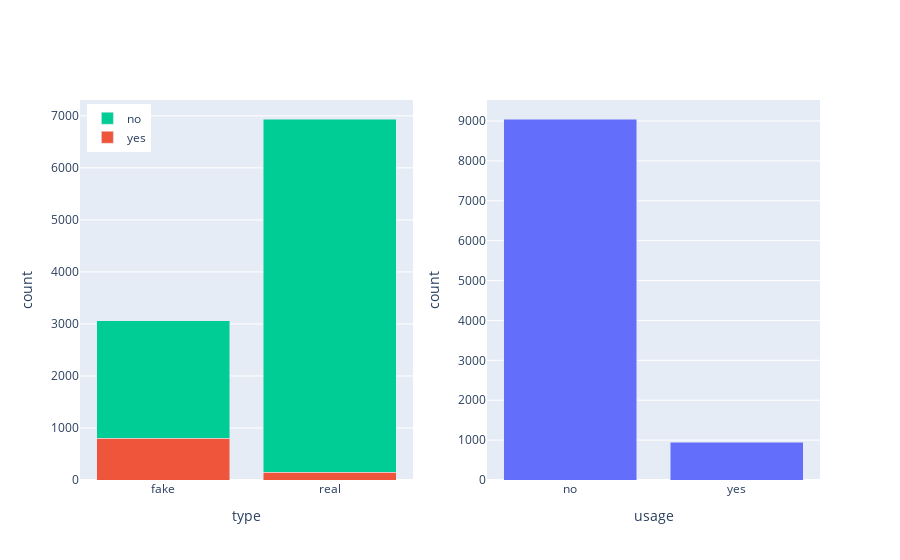

Write notebook code for a chart like this one.
### Markdown cell above
<img src="images/ch2_bar_plot_fake_real_excl.png" width=300 />

### Code cell
fig = make_subplots(rows=1, cols=2)

fig.add_trace(
    go.Bar(x=article_sim.Total[:2].rename({False:"no", True: "yes"}).index, y=article_sim.Total[:2], showlegend=False),
    row=1, col=2
)
fig.add_trace(
    go.Bar(name='yes', x=article_sim.T[:2].drop(columns=["Total"]).index, y=article_sim.T[:2].drop(columns=["Total"])[True]),
    row=1, col=1
)
fig.add_trace(
    go.Bar(name='no', x=article_sim.T[:2].drop(columns=["Total"]).index, y=article_sim.T[:2].drop(columns=["Total"])[False]),
    row=1, col=1
)

fig.update_xaxes(title_text="type", row=1, col=1)
fig.update_xaxes(title_text="usage", row=1, col=2)
fig.update_yaxes(title_text="count", row=1, col=1)
fig.update_yaxes(title_text="count", row=1, col=2)

fig.update_layout(
    barmode='stack',
    legend={
        "yanchor": "top",
        "y": .99,
        "xanchor": "left",
        "x": .01
    }
)

### Figure 1 — Plotly figure (JSON) as saved in the notebook; plotly's stock layout.template omitted (floating-point values rounded to 4 significant figures)
{"data": [{"showlegend": false, "type": "bar", "x": ["no", "yes"], "xaxis": "x2", "y": [9050, 950], "yaxis": "y2"}, {"name": "yes", "type": "bar", "x": ["fake", "real"], "xaxis": "x", "y": [801, 149], "yaxis": "y"}, {"name": "no", "type": "bar", "x": ["fake", "real"], "xaxis": "x", "y": [2260, 6790], "yaxis": "y"}], "layout": {"barmode": "stack", "legend": {"x": 0.01, "xanchor": "left", "y": 0.99, "yanchor": "top"}, "xaxis": {"anchor": "y", "domain": [0, 0.45], "title": {"text": "type"}}, "xaxis2": {"anchor": "y2", "domain": [0.55, 1], "title": {"text": "usage"}}, "yaxis": {"anchor": "x", "domain": [0, 1], "title": {"text": "count"}}, "yaxis2": {"anchor": "x2", "domain": [0, 1], "title": {"text": "count"}}}}
